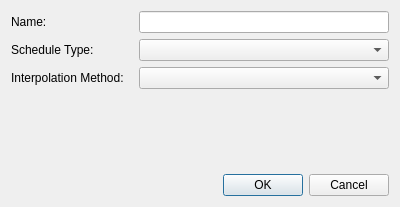
<?xml version="1.0" encoding="UTF-8"?>
<ui version="4.0">
 <class>SVDBScheduleAddDialog</class>
 <widget class="QDialog" name="SVDBScheduleAddDialog">
  <property name="geometry">
   <rect>
    <x>0</x>
    <y>0</y>
    <width>400</width>
    <height>207</height>
   </rect>
  </property>
  <property name="windowTitle">
   <string>Dialog</string>
  </property>
  <layout class="QGridLayout" name="gridLayout">
   <item row="0" column="1" colspan="2">
    <widget class="QtExt::LanguageStringEditWidget1" name="lineEditName"/>
   </item>
   <item row="1" column="1" colspan="2">
    <widget class="QComboBox" name="comboBoxScheduleType">
     <property name="sizePolicy">
      <sizepolicy hsizetype="Expanding" vsizetype="Fixed">
       <horstretch>0</horstretch>
       <verstretch>0</verstretch>
      </sizepolicy>
     </property>
    </widget>
   </item>
   <item row="3" column="0">
    <widget class="QLabel" name="labelScheduleType_2">
     <property name="text">
      <string>Interpolation Method:</string>
     </property>
    </widget>
   </item>
   <item row="3" column="1" colspan="2">
    <widget class="QComboBox" name="comboBoxInterpolationMethod"/>
   </item>
   <item row="1" column="0">
    <widget class="QLabel" name="labelScheduleType">
     <property name="text">
      <string>Schedule Type:</string>
     </property>
    </widget>
   </item>
   <item row="5" column="0" colspan="3">
    <widget class="QDialogButtonBox" name="buttonBox">
     <property name="orientation">
      <enum>Qt::Horizontal</enum>
     </property>
     <property name="standardButtons">
      <set>QDialogButtonBox::Cancel|QDialogButtonBox::Ok</set>
     </property>
    </widget>
   </item>
   <item row="0" column="0">
    <widget class="QLabel" name="labelDisplayName">
     <property name="minimumSize">
      <size>
       <width>60</width>
       <height>0</height>
      </size>
     </property>
     <property name="text">
      <string>Name:</string>
     </property>
    </widget>
   </item>
   <item row="4" column="2">
    <spacer name="verticalSpacer">
     <property name="orientation">
      <enum>Qt::Vertical</enum>
     </property>
     <property name="sizeHint" stdset="0">
      <size>
       <width>20</width>
       <height>40</height>
      </size>
     </property>
    </spacer>
   </item>
  </layout>
 </widget>
 <customwidgets>
  <customwidget>
   <class>QtExt::LanguageStringEditWidget1</class>
   <extends>QLineEdit</extends>
   <header location="global">QtExt_LanguageStringEditWidget1.h</header>
  </customwidget>
 </customwidgets>
 <resources/>
 <connections>
  <connection>
   <sender>buttonBox</sender>
   <signal>accepted()</signal>
   <receiver>SVDBScheduleAddDialog</receiver>
   <slot>accept()</slot>
   <hints>
    <hint type="sourcelabel">
     <x>248</x>
     <y>254</y>
    </hint>
    <hint type="destinationlabel">
     <x>157</x>
     <y>274</y>
    </hint>
   </hints>
  </connection>
  <connection>
   <sender>buttonBox</sender>
   <signal>rejected()</signal>
   <receiver>SVDBScheduleAddDialog</receiver>
   <slot>reject()</slot>
   <hints>
    <hint type="sourcelabel">
     <x>316</x>
     <y>260</y>
    </hint>
    <hint type="destinationlabel">
     <x>286</x>
     <y>274</y>
    </hint>
   </hints>
  </connection>
 </connections>
</ui>
